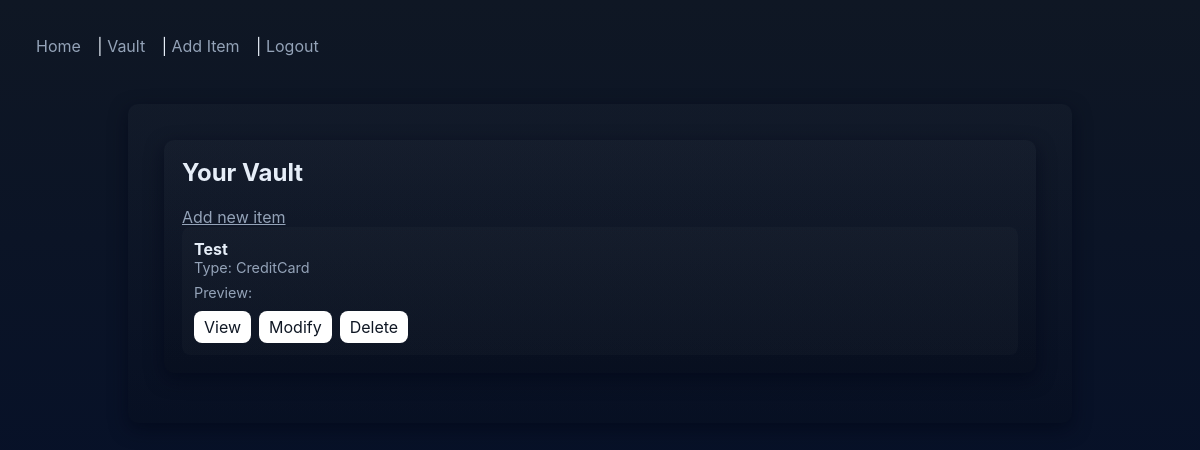
/vault (signed in), run on an earlier commit of the app's database.
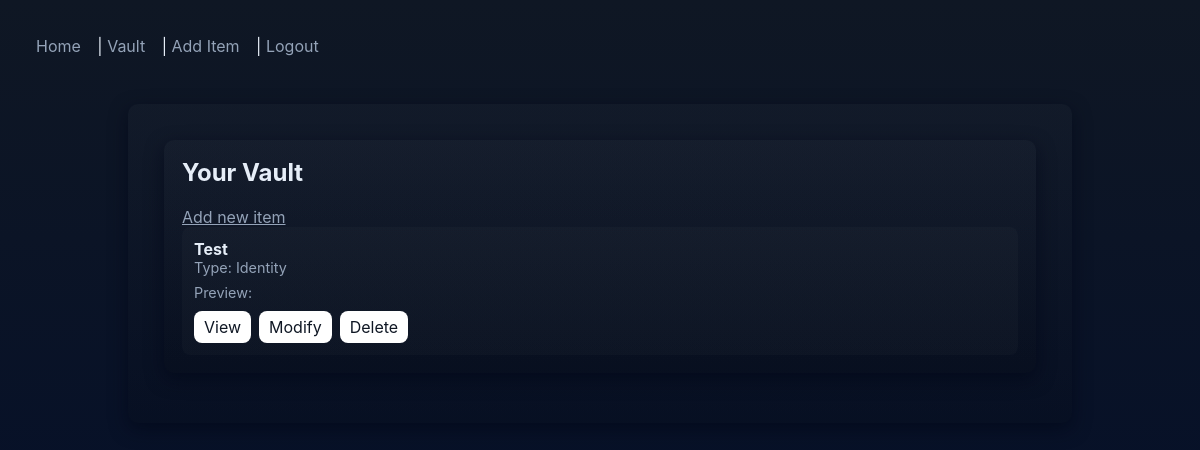
And on a later commit of the database.
### models/vault_item.py (models this page shows)
class VaultItem(db.Model):
    id = db.Column(db.Integer, primary_key=True)
    user_id = db.Column(db.Integer, nullable=False)
    item_type = db.Column(db.String(100))
    title = db.Column(db.String(255))
    encrypted_data = db.Column(db.Text)

### app.py (the view)
@app.route('/vault')
def vault():
    user_id = current_user_id()
    if not user_id:
        return redirect(url_for('login'))
    items = VaultItem.query.filter_by(user_id=user_id).all()
    proxy = DataProxy()
    previews = []
    for it in items:
        data = decrypt_json(it.encrypted_data) or {}
        masked_dict = mask_preview_dict(data) if 'mask_preview_dict' in globals() or hasattr(proxy, 'mask_preview') else {}
        previews.append({'id': it.id, 'title': it.title, 'type': it.item_type, 'preview': masked_dict})
    return render_template('vault.html', items=previews)

### app.py (called while the page is built)
@app.before_request
def enforce_session_timeout():
    user_id = session.get('user_id')
    us = UserSession()
    if user_id:
        if us.get_user_id() != user_id:
            us.set_user(user_id)
        if us.is_locked():
            session.pop('user_id', None)
            us.clear()
            flash('Session locked due to inactivity. Please log in again.', 'info')
            return redirect(url_for('login'))
        us.touch()

def current_user_id():
    try:
        us = UserSession()
        uid = us.get_user_id()
        if uid:
            return uid
    except Exception:
        pass
    return session.get('user_id')

### patterns/data_proxy.py (called while the page is built, shortened)
def mask_preview_dict(data: dict) -> dict:
    if not data:
        return {}

### patterns/singleton.py (called while the page is built)
    def __call__(cls, *args, **kwargs):
        with cls._lock:
            if cls not in cls._instances:
                cls._instances[cls] = super().__call__(*args, **kwargs)
        return cls._instances[cls]

    def touch(self) -> None:
        with self._lock:
            self.last_activity = time.time()

    def is_authenticated(self) -> bool:
        with self._lock:
            if self.user_id is None:
                return False
            if self.is_locked():
                return False
            return True

    def is_locked(self) -> bool:
        with self._lock:
            if self.last_activity is None:
                return True
            return (time.time() - self.last_activity) > self.inactivity_timeout

    def get_user_id(self):
        with self._lock:
            if self.is_authenticated():
                return self.user_id
            return None

### utils/crypto.py (called while the page is built)
def load_key():
    if not os.path.exists(KEY_PATH):
        key = Fernet.generate_key()
        with open(KEY_PATH, 'wb') as f:
            f.write(key)
        return key
    with open(KEY_PATH, 'rb') as f:
        return f.read()

def _fernet():
    key = load_key()
    return Fernet(key)

def decrypt_json(token):
    if not token:
        return {}
    try:
        data = _fernet().decrypt(token.encode('utf-8'))
        return json.loads(data.decode('utf-8'))
    except Exception:
        return {}

### templates/vault.html (shortened to what this page needs)
{% extends "base.html" %}
{% block content %}
<div class="container">
  <div class="card">
    <h2>Your Vault</h2>
    <a href="{{ url_for('add_item') }}">Add new item</a>
    <div class="vault-grid">
      {% for it in items %}
        <div class="vault-item">
          <strong>{{ it.title }}</strong>
          <div class="small-muted">Type: {{ it.type }}</div>
          <div class="muted-note">Preview:</div>
          <div class="actions">
            <a class="btn-link" href="{{ url_for('view_item', item_id=it.id) }}">View</a>
            <a class="btn-link" href="{{ url_for('vault_edit', item_id=it.id) }}">Modify</a>
            <a class="btn-link" href="{{ url_for('delete_item', item_id=it.id) }}">Delete</a>
          </div>
        </div>
      {% else %}
        <div class="vault-item">No items yet.</div>
      {% endfor %}
    </div>
  </div>
</div>
{% endblock %}

### templates/base.html (shortened to what this page needs)
<!doctype html>
<html>
  <head>
    <link rel="stylesheet" href="/static/mypass.css">
  </head>
  <body>
    <nav style="padding:12px;">
      {% if session.user_id %}
        <a href="/">Home</a> | <a href="/vault">Vault</a> | <a href="/vault/add">Add Item</a> | <a href="/logout">Logout</a>
      {% else %}
        <a href="/register">Register</a> | <a href="/login">Login</a>
      {% endif %}
    </nav>
    <div class="container"><div class="card">{% block content %}{% endblock %}</div></div>
    </body>
  </html>

### static/mypass.css (style rules this page uses)
body { font-family: Arial, sans-serif; background:#0f1724; color:#d1d5db; }
.container { max-width:800px; margin:30px auto; padding:24px; background:#0b1220; border-radius:8px; }
.card h2 { margin-top:0 }
:root { --bg:#0f1724; --card:#111827; --accent:#4f46e5; --muted:#94a3b8; --text:#e6eef8; }
* { box-sizing:border-box }
body { margin:0; font-family:Inter, system-ui, -apple-system, 'Segoe UI', Roboto, 'Helvetica Neue', Arial; background:linear-gradient(180deg,var(--bg),#071128); color:var(--text); padding:24px; }
nav { background:transparent;padding:12px 18px;border-radius:8px;margin-bottom:18px }
nav a { color:var(--muted);text-decoration:none;margin-right:12px }
.container { max-width:980px;margin:0 auto;background:transparent;padding:18px }
h1,h2,h3 { color:var(--text) }
.card { background:linear-gradient(180deg, rgba(255,255,255,0.02), rgba(0,0,0,0.12));padding:18px;border-radius:10px;margin-bottom:14px;box-shadow:0 6px 18px rgba(2,6,23,0.6) }
a { color:var(--muted) }
.actions a, .btn-link { background:white;color:var(--bg);padding:6px 10px;border-radius:8px;text-decoration:none }
.vault-grid { display:grid;grid-template-columns:repeat(auto-fit,minmax(240px,1fr));gap:12px }
.vault-item { padding:12px;border-radius:8px;background:rgba(255,255,255,0.02) }
.small-muted { color:var(--muted);font-size:0.9rem }
.actions { display:flex;gap:8px;margin-top:10px }
.pill, .preview-field, .vault-item strong { word-break:break-word;overflow-wrap:anywhere }
.muted-note { font-size:0.9rem;color:var(--muted);margin-top:8px }

What changed in the data, as far as the page shows it:
changed VaultItem "Test": type "CreditCard" → "Identity"
